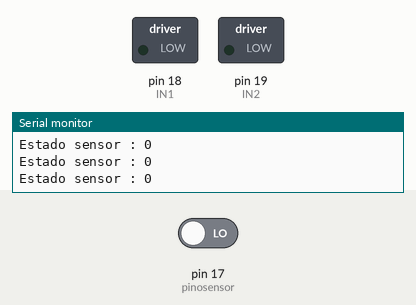
A sketch run on a simulated Arduino Uno, built with avr-gcc and run on an emulated ATmega328P. Shown: switched loads named in the sketch (green lamp = pin HIGH), the last lines printed to the serial monitor. The inputs (shaded band) are chosen by the test bench; at power-on: pin 17 (pinosensor) LOW.

Above: at 1.2 s.
1.3 s: pin 17 (pinosensor) driven HIGH
At 2.1 s:
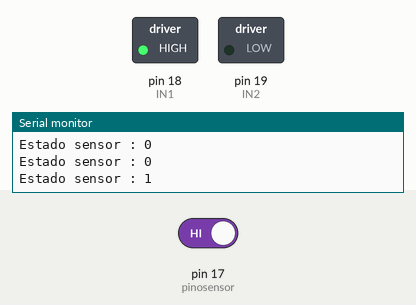
2.8 s: pin 17 (pinosensor) driven LOW
At 5.5 s:
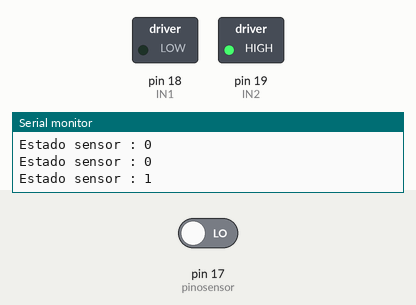
At 7.8 s:
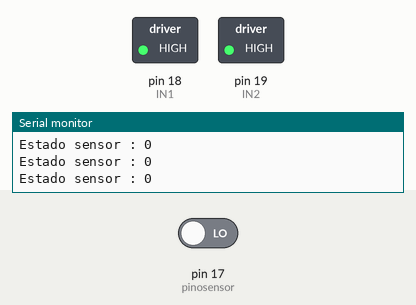
Timing chart, 0 to 9.3 s (numbered marks = the images above; inputs shaded):
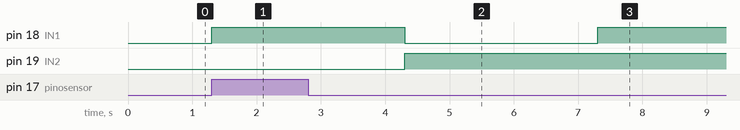

Measured:
- after the input at 1.3 s, pin 18 (IN1): LOW → HIGH at once
- after the input at 2.8 s, pin 18 (IN1): HIGH → LOW after 1.5 s, → HIGH 3.0 s later

The sketch:

Motor_com_sensor.ino
```cpp
int pinosensor = 17;
//int pino_led_cheio = 5;
//int pino_led_vazio = 4;

//int velocidade = 2;
int IN1 = 18;
int IN2 = 19;

void setup()
{
  Serial.begin(9600);
  pinMode(pinosensor, INPUT);
  //pinMode(pino_led_cheio, OUTPUT);
  //pinMode(pino_led_vazio, OUTPUT);

  //pinMode(velocidade, OUTPUT);
  pinMode(IN1, OUTPUT);
  pinMode(IN2, OUTPUT);
}

void loop()
{
  int estado = digitalRead(pinosensor);
  Serial.print("Estado sensor : ");
  Serial.println(estado);
  switch(estado)
  {
  case 0: //pote cheio, registro fechado
    //digitalWrite(pino_led_vazio, LOW);
    //digitalWrite(pino_led_cheio, HIGH);
    break;
  case 1: // pote acabando a agua
    //digitalWrite(pino_led_vazio, HIGH);
    //digitalWrite(pino_led_cheio, LOW);

    //analogWrite(velocidade, 500);
    digitalWrite(IN1, HIGH);     //liga o motor pra girar o registro
    digitalWrite(IN2, LOW);
    delay(3000);
    digitalWrite(IN1, HIGH);     //para o motor
    digitalWrite(IN2, HIGH);

    while (estado == 1)
    {
      estado = digitalRead(pinosensor); //verifica o nível do pote
    }

    //digitalWrite(pino_led_vazio, LOW);
    //digitalWrite(pino_led_cheio, HIGH);
    //analogWrite(velocidade, 500);
    digitalWrite(IN1, LOW);     //liga o motor no sentido inverso pra fechar o reservatorio
    digitalWrite(IN2, HIGH);
    delay(3000);

    digitalWrite(IN1, HIGH);     //para o motor e volta pro estado de cheio
    digitalWrite(IN2, HIGH);

    break;
  }
  delay(100);
}
```
